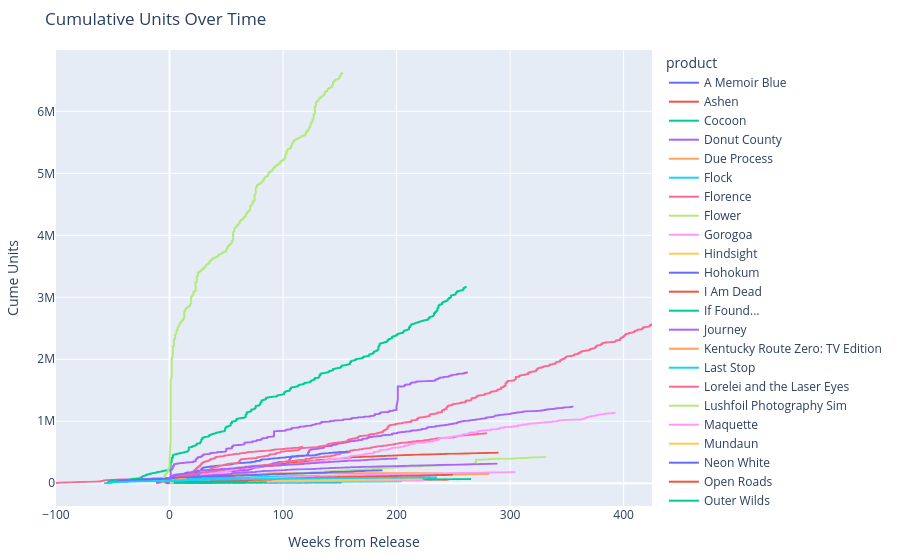

Source (notebook cell):
### Code cell
import plotly.express as px

# Create the interactive line plot
fig = px.line(df, 
              x="Weeks_from_Release", 
              y="units", 
              color='product',
              title="Cumulative Units Over Time",
              labels={
                  "Weeks_from_Release": "Weeks from Release",
                  "units": "Cume Units"
              })

# Update the layout for better aesthetics
fig.update_layout(
    autosize=True,
    height=600,
    margin=dict(l=20, r=20, t=50, b=20),
    hovermode='closest'
)

# Save as HTML
fig.write_html("docs/cumulative_units_overtime.html")

# Show the interactive plot
fig.show()

### Figure 1 — Plotly figure (JSON) as saved in the notebook; plotly's stock layout.template omitted (floating-point values rounded to 4 significant figures; data arrays with more than 128 entries replaced by an {"elided": "..."} marker saying what was removed)
{"data": [{"hovertemplate": "product=A Memoir Blue<br>Weeks from Release=%{x}<br>Cume Units=%{y}<extra></extra>", "legendgroup": "A Memoir Blue", "line": {"color": "#636efa", "dash": "solid"}, "marker": {"symbol": "circle"}, "mode": "lines", "name": "A Memoir Blue", "showlegend": true, "type": "scattergl", "x": {"elided": "1181 int values"}, "xaxis": "x", "y": {"elided": "1181 int values"}, "yaxis": "y"}, {"hovertemplate": "product=Ashen<br>Weeks from Release=%{x}<br>Cume Units=%{y}<extra></extra>", "legendgroup": "Ashen", "line": {"color": "#EF553B", "dash": "solid"}, "marker": {"symbol": "circle"}, "mode": "lines", "name": "Ashen", "showlegend": true, "type": "scattergl", "x": {"elided": "2384 int values"}, "xaxis": "x", "y": {"elided": "2384 int values"}, "yaxis": "y"}, {"hovertemplate": "product=Cocoon<br>Weeks from Release=%{x}<br>Cume Units=%{y}<extra></extra>", "legendgroup": "Cocoon", "line": {"color": "#00cc96", "dash": "solid"}, "marker": {"symbol": "circle"}, "mode": "lines", "name": "Cocoon", "showlegend": true, "type": "scattergl", "x": {"elided": "655 int values"}, "xaxis": "x", "y": {"elided": "655 int values"}, "yaxis": "y"}, {"hovertemplate": "product=Donut County<br>Weeks from Release=%{x}<br>Cume Units=%{y}<extra></extra>", "legendgroup": "Donut County", "line": {"color": "#ab63fa", "dash": "solid"}, "marker": {"symbol": "circle"}, "mode": "lines", "name": "Donut County", "showlegend": true, "type": "scattergl", "x": {"elided": "2513 int values"}, "xaxis": "x", "y": {"elided": "2513 int values"}, "yaxis": "y"}, {"hovertemplate": "product=Due Process<br>Weeks from Release=%{x}<br>Cume Units=%{y}<extra></extra>", "legendgroup": "Due Process", "line": {"color": "#FFA15A", "dash": "solid"}, "marker": {"symbol": "circle"}, "mode": "lines", "name": "Due Process", "showlegend": true, "type": "scattergl", "x": {"elided": "1762 int values"}, "xaxis": "x", "y": {"elided": "1762 int values"}, "yaxis": "y"}, {"hovertemplate": "product=Flock<br>Weeks from Release=%{x}<br>Cume Units=%{y}<extra></extra>", "legendgroup": "Flock", "line": {"color": "#19d3f3", "dash": "solid"}, "marker": {"symbol": "circle"}, "mode": "lines", "name": "Flock", "showlegend": true, "type": "scattergl", "x": {"elided": "336 int values"}, "xaxis": "x", "y": {"elided": "336 int values"}, "yaxis": "y"}, {"hovertemplate": "product=Florence<br>Weeks from Release=%{x}<br>Cume Units=%{y}<extra></extra>", "legendgroup": "Florence", "line": {"color": "#FF6692", "dash": "solid"}, "marker": {"symbol": "circle"}, "mode": "lines", "name": "Florence", "showlegend": true, "type": "scattergl", "x": {"elided": "2653 int values"}, "xaxis": "x", "y": {"elided": "2653 int values"}, "yaxis": "y"}, {"hovertemplate": "product=Flower<br>Weeks from Release=%{x}<br>Cume Units=%{y}<extra></extra>", "legendgroup": "Flower", "line": {"color": "#B6E880", "dash": "solid"}, "marker": {"symbol": "circle"}, "mode": "lines", "name": "Flower", "showlegend": true, "type": "scattergl", "x": {"elided": "2315 int values"}, "xaxis": "x", "y": {"elided": "2315 int values"}, "yaxis": "y"}, {"hovertemplate": "product=Gorogoa<br>Weeks from Release=%{x}<br>Cume Units=%{y}<extra></extra>", "legendgroup": "Gorogoa", "line": {"color": "#FF97FF", "dash": "solid"}, "marker": {"symbol": "circle"}, "mode": "lines", "name": "Gorogoa", "showlegend": true, "type": "scattergl", "x": {"elided": "2724 int values"}, "xaxis": "x", "y": {"elided": "2724 int values"}, "yaxis": "y"}, {"hovertemplate": "product=Hindsight<br>Weeks from Release=%{x}<br>Cume Units=%{y}<extra></extra>", "legendgroup": "Hindsight", "line": {"color": "#FECB52", "dash": "solid"}, "marker": {"symbol": "circle"}, "mode": "lines", "name": "Hindsight", "showlegend": true, "type": "scattergl", "x": {"elided": "1048 int values"}, "xaxis": "x", "y": {"elided": "1048 int values"}, "yaxis": "y"}, {"hovertemplate": "product=Hohokum<br>Weeks from Release=%{x}<br>Cume Units=%{y}<extra></extra>", "legendgroup": "Hohokum", "line": {"color": "#636efa", "dash": "solid"}, "marker": {"symbol": "circle"}, "mode": "lines", "name": "Hohokum", "showlegend": true, "type": "scattergl", "x": {"elided": "1055 int values"}, "xaxis": "x", "y": {"elided": "1055 int values"}, "yaxis": "y"}, {"hovertemplate": "product=I Am Dead<br>Weeks from Release=%{x}<br>Cume Units=%{y}<extra></extra>", "legendgroup": "I Am Dead", "line": {"color": "#EF553B", "dash": "solid"}, "marker": {"symbol": "circle"}, "mode": "lines", "name": "I Am Dead", "showlegend": true, "type": "scattergl", "x": {"elided": "1727 int values"}, "xaxis": "x", "y": {"elided": "1727 int values"}, "yaxis": "y"}, {"hovertemplate": "product=If Found...<br>Weeks from Release=%{x}<br>Cume Units=%{y}<extra></extra>", "legendgroup": "If Found...", "line": {"color": "#00cc96", "dash": "solid"}, "marker": {"symbol": "circle"}, "mode": "lines", "name": "If Found...", "showlegend": true, "type": "scattergl", "x": {"elided": "1855 int values"}, "xaxis": "x", "y": {"elided": "1855 int values"}, "yaxis": "y"}, {"hovertemplate": "product=Journey<br>Weeks from Release=%{x}<br>Cume Units=%{y}<extra></extra>", "legendgroup": "Journey", "line": {"color": "#ab63fa", "dash": "solid"}, "marker": {"symbol": "circle"}, "mode": "lines", "name": "Journey", "showlegend": true, "type": "scattergl", "x": {"elided": "2212 int values"}, "xaxis": "x", "y": {"elided": "2212 int values"}, "yaxis": "y"}, {"hovertemplate": "product=Kentucky Route Zero: TV Edition<br>Weeks from Release=%{x}<br>Cume Units=%{y}<extra></extra>", "legendgroup": "Kentucky Route Zero: TV Edition", "line": {"color": "#FFA15A", "dash": "solid"}, "marker": {"symbol": "circle"}, "mode": "lines", "name": "Kentucky Route Zero: TV Edition", "showlegend": true, "type": "scattergl", "x": {"elided": "1981 int values"}, "xaxis": "x", "y": {"elided": "1981 int values"}, "yaxis": "y"}, {"hovertemplate": "product=Last Stop<br>Weeks from Release=%{x}<br>Cume Units=%{y}<extra></extra>", "legendgroup": "Last Stop", "line": {"color": "#19d3f3", "dash": "solid"}, "marker": {"symbol": "circle"}, "mode": "lines", "name": "Last Stop", "showlegend": true, "type": "scattergl", "x": {"elided": "1426 int values"}, "xaxis": "x", "y": {"elided": "1426 int values"}, "yaxis": "y"}, {"hovertemplate": "product=Lorelei and the Laser Eyes<br>Weeks from Release=%{x}<br>Cume Units=%{y}<extra></extra>", "legendgroup": "Lorelei and the Laser Eyes", "line": {"color": "#FF6692", "dash": "solid"}, "marker": {"symbol": "circle"}, "mode": "lines", "name": "Lorelei and the Laser Eyes", "showlegend": true, "type": "scattergl", "x": {"elided": "397 int values"}, "xaxis": "x", "y": {"elided": "397 int values"}, "yaxis": "y"}, {"hovertemplate": "product=Lushfoil Photography Sim<br>Weeks from Release=%{x}<br>Cume Units=%{y}<extra></extra>", "legendgroup": "Lushfoil Photography Sim", "line": {"color": "#B6E880", "dash": "solid"}, "marker": {"symbol": "circle"}, "mode": "lines", "name": "Lushfoil Photography Sim", "showlegend": true, "type": "scattergl", "x": [1, 1, 1, 1, 1, 1, 1, 2, 2, 2, 2, 2, 2, 2, 3, 3, 3, 3, 3, 3, 3, 4, 4, 4, 4, 4, 4, 4, 5, 5, 5, 5, 5, 5, 5, 6, 6, 6, 6, 6, 6, 6, 7, 7, 7, 7, 7, 7, 7, 8, 8, 8, 8, 8, 8, 8, 9, 9, 9, 9, 9, 9, 9], "xaxis": "x", "y": [8064, 13774, 17031, 19586, 21794, 23783, 25248, 26716, 27913, 28874, 29869, 30782, 31668, 32478, 32982, 33226, 33525, 33795, 34054, 34277, 34475, 34652, 34880, 35180, 35464, 35803, 36091, 36286, 36458, 36632, 36767, 36973, 37141, 37303, 37414, 37501, 37599, 37718, 37869, 38025, 38164, 38281, 38373, 38474, 38565, 38688, 38838, 38984, 39084, 39187, 39278, 39384, 39522, 39669, 39786, 39887, 39990, 40099, 40185, 40306, 40423, 40519, 40582], "yaxis": "y"}, {"hovertemplate": "product=Maquette<br>Weeks from Release=%{x}<br>Cume Units=%{y}<extra></extra>", "legendgroup": "Maquette", "line": {"color": "#FF97FF", "dash": "solid"}, "marker": {"symbol": "circle"}, "mode": "lines", "name": "Maquette", "showlegend": true, "type": "scattergl", "x": {"elided": "1569 int values"}, "xaxis": "x", "y": {"elided": "1569 int values"}, "yaxis": "y"}, {"hovertemplate": "product=Mundaun<br>Weeks from Release=%{x}<br>Cume Units=%{y}<extra></extra>", "legendgroup": "Mundaun", "line": {"color": "#FECB52", "dash": "solid"}, "marker": {"symbol": "circle"}, "mode": "lines", "name": "Mundaun", "showlegend": true, "type": "scattergl", "x": {"elided": "1554 int values"}, "xaxis": "x", "y": {"elided": "1554 int values"}, "yaxis": "y"}, {"hovertemplate": "product=Neon White<br>Weeks from Release=%{x}<br>Cume Units=%{y}<extra></extra>", "legendgroup": "Neon White", "line": {"color": "#636efa", "dash": "solid"}, "marker": {"symbol": "circle"}, "mode": "lines", "name": "Neon White", "showlegend": true, "type": "scattergl", "x": {"elided": "1118 int values"}, "xaxis": "x", "y": {"elided": "1118 int values"}, "yaxis": "y"}, {"hovertemplate": "product=Open Roads<br>Weeks from Release=%{x}<br>Cume Units=%{y}<extra></extra>", "legendgroup": "Open Roads", "line": {"color": "#EF553B", "dash": "solid"}, "marker": {"symbol": "circle"}, "mode": "lines", "name": "Open Roads", "showlegend": true, "type": "scattergl", "x": {"elided": "446 int values"}, "xaxis": "x", "y": {"elided": "446 int values"}, "yaxis": "y"}, {"hovertemplate": "product=Outer Wilds<br>Weeks from Release=%{x}<br>Cume Units=%{y}<extra></extra>", "legendgroup": "Outer Wilds", "line": {"color": "#00cc96", "dash": "solid"}, "marker": {"symbol": "circle"}, "mode": "lines", "name": "Outer Wilds", "showlegend": true, "type": "scattergl", "x": {"elided": "2220 int values"}, "xaxis": "x", "y": {"elided": "2220 int values"}, "yaxis": "y"}, {"hovertemplate": "product=Sayonara Wild Hearts<br>Weeks from Release=%{x}<br>Cume Units=%{y}<extra></extra>", "legendgroup": "Sayonara Wild Hearts", "line": {"color": "#ab63fa", "dash": "solid"}, "marker": {"symbol": "circle"}, "mode": "lines", "name": "Sayonara Wild Hearts", "showlegend": true, "type": "scattergl", "x": {"elided": "2098 int values"}, "xaxis": "x", "y": {"elided": "2098 int values"}, "yaxis": "y"}, {"hovertemplate": "product=Skin Deep<br>Weeks from Release=%{x}<br>Cume Units=%{y}<extra></extra>", "legendgroup": "Skin Deep", "line": {"color": "#FFA15A", "dash": "solid"}, "marker": {"symbol": "circle"}, "mode": "lines", "name": "Skin Deep", "showlegend": true, "type": "scattergl", "x": [1, 1, 1, 1, 1, 1, 1, 2, 2, 2, 2, 2, 2, 2, 3, 3, 3, 3, 3, 3, 3, 4, 4, 4, 4, 4, 4, 4, 5, 5, 5, 5, 5, 5, 5, 6, 6, 6, 6, 6, 6, 6, 7, 7, 7, 7, 7, 7], "xaxis": "x", "y": [5222, 8026, 10164, 11705, 12907, 13789, 14424, 15042, 15549, 16073, 16531, 17059, 17664, 18173, 18470, 18606, 18730, 18871, 19005, 19096, 19188, 19305, 19429, 19615, 19809, 19955, 20073, 20146, 20241, 20329, 20418, 20512, 20570, 20634, 20696, 20746, 20797, 20860, 20940, 21030, 21096, 21133, 21174, 21231, 21277, 21357, 21419, 21458], "yaxis": "y"}, {"hovertemplate": "product=Solar Ash<br>Weeks from Release=%{x}<br>Cume Units=%{y}<extra></extra>", "legendgroup": "Solar Ash", "line": {"color": "#19d3f3", "dash": "solid"}, "marker": {"symbol": "circle"}, "mode": "lines", "name": "Solar Ash", "showlegend": true, "type": "scattergl", "x": {"elided": "1307 int values"}, "xaxis": "x", "y": {"elided": "1307 int values"}, "yaxis": "y"}, {"hovertemplate": "product=Storyteller<br>Weeks from Release=%{x}<br>Cume Units=%{y}<extra></extra>", "legendgroup": "Storyteller", "line": {"color": "#FF6692", "dash": "solid"}, "marker": {"symbol": "circle"}, "mode": "lines", "name": "Storyteller", "showlegend": true, "type": "scattergl", "x": {"elided": "817 int values"}, "xaxis": "x", "y": {"elided": "817 int values"}, "yaxis": "y"}, {"hovertemplate": "product=Stray<br>Weeks from Release=%{x}<br>Cume Units=%{y}<extra></extra>", "legendgroup": "Stray", "line": {"color": "#B6E880", "dash": "solid"}, "marker": {"symbol": "circle"}, "mode": "lines", "name": "Stray", "showlegend": true, "type": "scattergl", "x": {"elided": "1111 int values"}, "xaxis": "x", "y": {"elided": "1111 int values"}, "yaxis": "y"}, {"hovertemplate": "product=Telling Lies<br>Weeks from Release=%{x}<br>Cume Units=%{y}<extra></extra>", "legendgroup": "Telling Lies", "line": {"color": "#FF97FF", "dash": "solid"}, "marker": {"symbol": "circle"}, "mode": "lines", "name": "Telling Lies", "showlegend": true, "type": "scattergl", "x": {"elided": "2125 int values"}, "xaxis": "x", "y": {"elided": "2125 int values"}, "yaxis": "y"}, {"hovertemplate": "product=The Artful Escape<br>Weeks from Release=%{x}<br>Cume Units=%{y}<extra></extra>", "legendgroup": "The Artful Escape", "line": {"color": "#FECB52", "dash": "solid"}, "marker": {"symbol": "circle"}, "mode": "lines", "name": "The Artful Escape", "showlegend": true, "type": "scattergl", "x": {"elided": "1377 int values"}, "xaxis": "x", "y": {"elided": "1377 int values"}, "yaxis": "y"}, {"hovertemplate": "product=The Pathless<br>Weeks from Release=%{x}<br>Cume Units=%{y}<extra></extra>", "legendgroup": "The Pathless", "line": {"color": "#636efa", "dash": "solid"}, "marker": {"symbol": "circle"}, "mode": "lines", "name": "The Pathless", "showlegend": true, "type": "scattergl", "x": {"elided": "1693 int values"}, "xaxis": "x", "y": {"elided": "1693 int values"}, "yaxis": "y"}, {"hovertemplate": "product=The Unfinished Swan<br>Weeks from Release=%{x}<br>Cume Units=%{y}<extra></extra>", "legendgroup": "The Unfinished Swan", "line": {"color": "#EF553B", "dash": "solid"}, "marker": {"symbol": "circle"}, "mode": "lines", "name": "The Unfinished Swan", "showlegend": true, "type": "scattergl", "x": {"elided": "1741 int values"}, "xaxis": "x", "y": {"elided": "1741 int values"}, "yaxis": "y"}, {"hovertemplate": "product=Thirsty Suitors<br>Weeks from Release=%{x}<br>Cume Units=%{y}<extra></extra>", "legendgroup": "Thirsty Suitors", "line": {"color": "#00cc96", "dash": "solid"}, "marker": {"symbol": "circle"}, "mode": "lines", "name": "Thirsty Suitors", "showlegend": true, "type": "scattergl", "x": {"elided": "593 int values"}, "xaxis": "x", "y": {"elided": "593 int values"}, "yaxis": "y"}, {"hovertemplate": "product=Twelve Minutes<br>Weeks from Release=%{x}<br>Cume Units=%{y}<extra></extra>", "legendgroup": "Twelve Minutes", "line": {"color": "#ab63fa", "dash": "solid"}, "marker": {"symbol": "circle"}, "mode": "lines", "name": "Twelve Minutes", "showlegend": true, "type": "scattergl", "x": {"elided": "1405 int values"}, "xaxis": "x", "y": {"elided": "1405 int values"}, "yaxis": "y"}, {"hovertemplate": "product=Wanderstop<br>Weeks from Release=%{x}<br>Cume Units=%{y}<extra></extra>", "legendgroup": "Wanderstop", "line": {"color": "#FFA15A", "dash": "solid"}, "marker": {"symbol": "circle"}, "mode": "lines", "name": "Wanderstop", "showlegend": true, "type": "scattergl", "x": [1, 1, 1, 1, 1, 1, 1, 2, 2, 2, 2, 2, 2, 2, 3, 3, 3, 3, 3, 3, 3, 4, 4, 4, 4, 4, 4, 4, 5, 5, 5, 5, 5, 5, 5, 6, 6, 6, 6, 6, 6, 6, 7, 7, 7, 7, 7, 7, 7, 8, 8, 8, 8, 8, 8, 8, 9, 9, 9, 9, 9, 9, 9, 10, 10, 10, 10, 10, 10, 10, 11, 11, 11, 11, 11, 11, 11, 12, 12, 12, 12, 12, 12, 12, 13, 13, 13, 13, 13, 13, 13, 14, 14, 14, 14, 14, 14, 14], "xaxis": "x", "y": [13554, 19299, 24798, 29806, 34061, 37798, 40338, 41934, 43379, 44574, 45571, 46803, 47868, 48550, 49119, 49699, 50228, 50847, 51606, 52268, 52700, 53090, 53457, 53834, 54216, 54606, 55037, 55324, 55645, 55966, 56251, 56547, 56911, 57252, 57465, 57699, 57964, 58246, 58594, 58918, 59260, 59491, 59661, 59836, 59994, 60223, 60448, 60666, 60806, 60954, 61126, 62166, 63456, 64304, 65054, 65565, 66003, 66465, 66709, 66812, 66999, 67175, 67299, 67417, 67558, 67682, 67809, 67986, 68167, 68276, 68393, 68499, 68611, 68729, 68854, 68983, 69062, 69159, 69259, 69372, 69497, 69634, 69780, 69876, 69965, 70046, 70136, 70216, 70328, 70441, 70530, 70618, 70716, 70820, 70922, 71066, 71266, 71369], "yaxis": "y"}, {"hovertemplate": "product=Wattam<br>Weeks from Release=%{x}<br>Cume Units=%{y}<extra></extra>", "legendgroup": "Wattam", "line": {"color": "#19d3f3", "dash": "solid"}, "marker": {"symbol": "circle"}, "mode": "lines", "name": "Wattam", "showlegend": true, "type": "scattergl", "x": {"elided": "2045 int values"}, "xaxis": "x", "y": {"elided": "2045 int values"}, "yaxis": "y"}, {"hovertemplate": "product=What Remains of Edith Finch<br>Weeks from Release=%{x}<br>Cume Units=%{y}<extra></extra>", "legendgroup": "What Remains of Edith Finch", "line": {"color": "#FF6692", "dash": "solid"}, "marker": {"symbol": "circle"}, "mode": "lines", "name": "What Remains of Edith Finch", "showlegend": true, "type": "scattergl", "x": {"elided": "2724 int values"}, "xaxis": "x", "y": {"elided": "2724 int values"}, "yaxis": "y"}, {"hovertemplate": "product=to a T<br>Weeks from Release=%{x}<br>Cume Units=%{y}<extra></extra>", "legendgroup": "to a T", "line": {"color": "#B6E880", "dash": "solid"}, "marker": {"symbol": "circle"}, "mode": "lines", "name": "to a T", "showlegend": true, "type": "scattergl", "x": [1, 1, 1, 1, 1, 1, 1, 2, 2, 2, 2, 2, 2, 2, 3, 3, 3, 3, 3, 3], "xaxis": "x", "y": [2251, 3417, 4121, 4624, 4978, 5229, 5443, 5650, 5825, 6026, 6250, 6462, 6611, 6750, 6843, 6906, 6978, 7060, 7133, 7174], "yaxis": "y"}], "layout": {"autosize": true, "hovermode": "closest", "legend": {"title": {"text": "product"}, "tracegroupgap": 0}, "margin": {"b": 20, "l": 20, "r": 20, "t": 50}, "title": {"text": "Cumulative Units Over Time"}, "xaxis": {"anchor": "y", "autorange": true, "domain": [0, 1], "range": [-100, 425], "title": {"text": "Weeks from Release"}, "type": "linear"}, "yaxis": {"anchor": "x", "autorange": true, "domain": [0, 1], "range": [-368000.0, 6991000.0], "title": {"text": "Cume Units"}, "type": "linear"}}}
